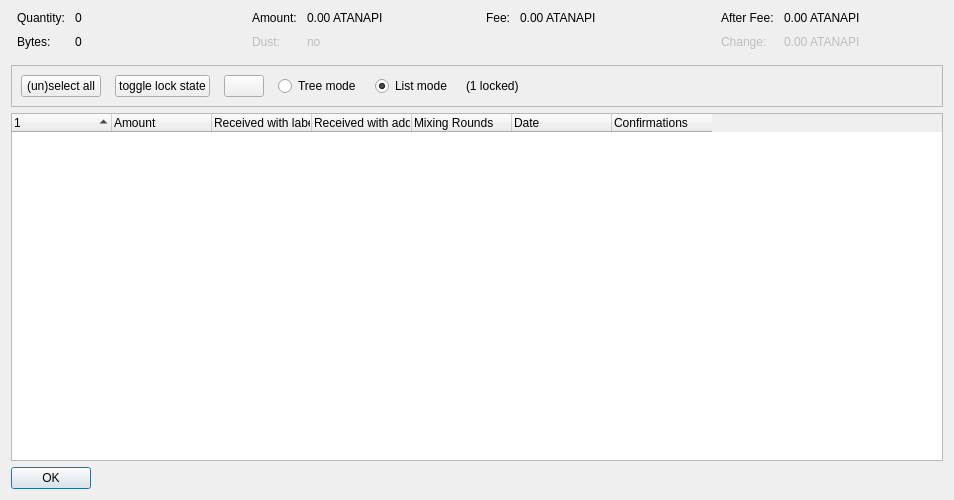
<?xml version="1.0" encoding="UTF-8"?>
<ui version="4.0">
 <class>CoinControlDialog</class>
 <widget class="QDialog" name="CoinControlDialog">
  <property name="geometry">
   <rect>
    <x>0</x>
    <y>0</y>
    <width>954</width>
    <height>500</height>
   </rect>
  </property>
  <property name="windowTitle">
   <string>Coin Selection</string>
  </property>
  <layout class="QVBoxLayout" name="verticalLayout">
   <item>
    <layout class="QHBoxLayout" name="horizontalLayoutTop" stretch="0,0,0,0">
     <property name="topMargin">
      <number>0</number>
     </property>
     <property name="bottomMargin">
      <number>10</number>
     </property>
     <item>
      <layout class="QFormLayout" name="formLayoutCoinControl1">
       <property name="horizontalSpacing">
        <number>10</number>
       </property>
       <property name="verticalSpacing">
        <number>10</number>
       </property>
       <property name="leftMargin">
        <number>6</number>
       </property>
       <property name="rightMargin">
        <number>6</number>
       </property>
       <item row="0" column="0">
        <widget class="QLabel" name="labelCoinControlQuantityText">
         <property name="text">
          <string>Quantity:</string>
         </property>
        </widget>
       </item>
       <item row="0" column="1">
        <widget class="QLabel" name="labelCoinControlQuantity">
         <property name="cursor">
          <cursorShape>IBeamCursor</cursorShape>
         </property>
         <property name="contextMenuPolicy">
          <enum>Qt::ActionsContextMenu</enum>
         </property>
         <property name="text">
          <string notr="true">0</string>
         </property>
         <property name="textInteractionFlags">
          <set>Qt::LinksAccessibleByMouse|Qt::TextSelectableByKeyboard|Qt::TextSelectableByMouse</set>
         </property>
        </widget>
       </item>
       <item row="1" column="0">
        <widget class="QLabel" name="labelCoinControlBytesText">
         <property name="text">
          <string>Bytes:</string>
         </property>
        </widget>
       </item>
       <item row="1" column="1">
        <widget class="QLabel" name="labelCoinControlBytes">
         <property name="cursor">
          <cursorShape>IBeamCursor</cursorShape>
         </property>
         <property name="contextMenuPolicy">
          <enum>Qt::ActionsContextMenu</enum>
         </property>
         <property name="text">
          <string notr="true">0</string>
         </property>
         <property name="textInteractionFlags">
          <set>Qt::LinksAccessibleByMouse|Qt::TextSelectableByKeyboard|Qt::TextSelectableByMouse</set>
         </property>
        </widget>
       </item>
      </layout>
     </item>
     <item>
      <layout class="QFormLayout" name="formLayoutCoinControl2">
       <property name="horizontalSpacing">
        <number>10</number>
       </property>
       <property name="verticalSpacing">
        <number>10</number>
       </property>
       <property name="leftMargin">
        <number>6</number>
       </property>
       <property name="rightMargin">
        <number>6</number>
       </property>
       <item row="0" column="0">
        <widget class="QLabel" name="labelCoinControlAmountText">
         <property name="text">
          <string>Amount:</string>
         </property>
        </widget>
       </item>
       <item row="0" column="1">
        <widget class="QLabel" name="labelCoinControlAmount">
         <property name="cursor">
          <cursorShape>IBeamCursor</cursorShape>
         </property>
         <property name="contextMenuPolicy">
          <enum>Qt::ActionsContextMenu</enum>
         </property>
         <property name="text">
          <string notr="true">0.00 ATANAPI</string>
         </property>
         <property name="textInteractionFlags">
          <set>Qt::LinksAccessibleByMouse|Qt::TextSelectableByKeyboard|Qt::TextSelectableByMouse</set>
         </property>
        </widget>
       </item>
       <item row="1" column="0">
        <widget class="QLabel" name="labelCoinControlLowOutputText">
         <property name="enabled">
          <bool>false</bool>
         </property>
         <property name="text">
          <string>Dust:</string>
         </property>
        </widget>
       </item>
       <item row="1" column="1">
        <widget class="QLabel" name="labelCoinControlLowOutput">
         <property name="enabled">
          <bool>false</bool>
         </property>
         <property name="cursor">
          <cursorShape>IBeamCursor</cursorShape>
         </property>
         <property name="contextMenuPolicy">
          <enum>Qt::ActionsContextMenu</enum>
         </property>
         <property name="text">
          <string notr="true">no</string>
         </property>
         <property name="textInteractionFlags">
          <set>Qt::LinksAccessibleByMouse|Qt::TextSelectableByKeyboard|Qt::TextSelectableByMouse</set>
         </property>
        </widget>
       </item>
      </layout>
     </item>
     <item>
      <layout class="QFormLayout" name="formLayoutCoinControl3">
       <property name="horizontalSpacing">
        <number>10</number>
       </property>
       <property name="verticalSpacing">
        <number>10</number>
       </property>
       <property name="leftMargin">
        <number>6</number>
       </property>
       <property name="rightMargin">
        <number>6</number>
       </property>
       <item row="0" column="0">
        <widget class="QLabel" name="labelCoinControlFeeText">
         <property name="text">
          <string>Fee:</string>
         </property>
        </widget>
       </item>
       <item row="0" column="1">
        <widget class="QLabel" name="labelCoinControlFee">
         <property name="cursor">
          <cursorShape>IBeamCursor</cursorShape>
         </property>
         <property name="contextMenuPolicy">
          <enum>Qt::ActionsContextMenu</enum>
         </property>
         <property name="text">
          <string notr="true">0.00 ATANAPI</string>
         </property>
         <property name="textInteractionFlags">
          <set>Qt::LinksAccessibleByMouse|Qt::TextSelectableByKeyboard|Qt::TextSelectableByMouse</set>
         </property>
        </widget>
       </item>
      </layout>
     </item>
     <item>
      <layout class="QFormLayout" name="formLayoutCoinControl4">
       <property name="horizontalSpacing">
        <number>10</number>
       </property>
       <property name="verticalSpacing">
        <number>10</number>
       </property>
       <property name="leftMargin">
        <number>6</number>
       </property>
       <property name="rightMargin">
        <number>6</number>
       </property>
       <item row="0" column="0">
        <widget class="QLabel" name="labelCoinControlAfterFeeText">
         <property name="text">
          <string>After Fee:</string>
         </property>
        </widget>
       </item>
       <item row="0" column="1">
        <widget class="QLabel" name="labelCoinControlAfterFee">
         <property name="cursor">
          <cursorShape>IBeamCursor</cursorShape>
         </property>
         <property name="contextMenuPolicy">
          <enum>Qt::ActionsContextMenu</enum>
         </property>
         <property name="text">
          <string notr="true">0.00 ATANAPI</string>
         </property>
         <property name="textInteractionFlags">
          <set>Qt::LinksAccessibleByMouse|Qt::TextSelectableByKeyboard|Qt::TextSelectableByMouse</set>
         </property>
        </widget>
       </item>
       <item row="1" column="0">
        <widget class="QLabel" name="labelCoinControlChangeText">
         <property name="enabled">
          <bool>false</bool>
         </property>
         <property name="text">
          <string>Change:</string>
         </property>
        </widget>
       </item>
       <item row="1" column="1">
        <widget class="QLabel" name="labelCoinControlChange">
         <property name="enabled">
          <bool>false</bool>
         </property>
         <property name="cursor">
          <cursorShape>IBeamCursor</cursorShape>
         </property>
         <property name="contextMenuPolicy">
          <enum>Qt::ActionsContextMenu</enum>
         </property>
         <property name="text">
          <string notr="true">0.00 ATANAPI</string>
         </property>
         <property name="textInteractionFlags">
          <set>Qt::LinksAccessibleByMouse|Qt::TextSelectableByKeyboard|Qt::TextSelectableByMouse</set>
         </property>
        </widget>
       </item>
      </layout>
     </item>
    </layout>
   </item>
   <item>
    <widget class="QFrame" name="frame">
     <property name="minimumSize">
      <size>
       <width>0</width>
       <height>40</height>
      </size>
     </property>
     <property name="frameShape">
      <enum>QFrame::StyledPanel</enum>
     </property>
     <property name="frameShadow">
      <enum>QFrame::Sunken</enum>
     </property>
     <layout class="QHBoxLayout" name="horizontalLayout">
      <item>
       <layout class="QHBoxLayout" name="horizontalLayoutPanel" stretch="0,0,0,0,0,0,0">
        <property name="spacing">
         <number>14</number>
        </property>
        <item>
         <widget class="QPushButton" name="pushButtonSelectAll">
          <property name="sizePolicy">
           <sizepolicy hsizetype="Maximum" vsizetype="Fixed">
            <horstretch>0</horstretch>
            <verstretch>0</verstretch>
           </sizepolicy>
          </property>
          <property name="text">
           <string>(un)select all</string>
          </property>
          <property name="autoDefault">
           <bool>false</bool>
          </property>
         </widget>
        </item>
        <item>
         <widget class="QPushButton" name="pushButtonToggleLock">
          <property name="sizePolicy">
           <sizepolicy hsizetype="Maximum" vsizetype="Fixed">
            <horstretch>0</horstretch>
            <verstretch>0</verstretch>
           </sizepolicy>
          </property>
          <property name="text">
           <string>toggle lock state</string>
          </property>
          <property name="autoDefault">
           <bool>false</bool>
          </property>
         </widget>
        </item>
        <item>
         <widget class="QPushButton" name="hideButton">
          <property name="sizePolicy">
           <sizepolicy hsizetype="Maximum" vsizetype="Fixed">
            <horstretch>0</horstretch>
            <verstretch>0</verstretch>
           </sizepolicy>
          </property>
          <property name="text">
           <string/>
          </property>
          <property name="autoDefault">
           <bool>false</bool>
          </property>
         </widget>
        </item>
        <item>
         <widget class="QRadioButton" name="radioTreeMode">
          <property name="sizePolicy">
           <sizepolicy hsizetype="Maximum" vsizetype="Fixed">
            <horstretch>0</horstretch>
            <verstretch>0</verstretch>
           </sizepolicy>
          </property>
          <property name="text">
           <string>Tree mode</string>
          </property>
         </widget>
        </item>
        <item>
         <widget class="QRadioButton" name="radioListMode">
          <property name="sizePolicy">
           <sizepolicy hsizetype="Maximum" vsizetype="Fixed">
            <horstretch>0</horstretch>
            <verstretch>0</verstretch>
           </sizepolicy>
          </property>
          <property name="text">
           <string>List mode</string>
          </property>
          <property name="checked">
           <bool>true</bool>
          </property>
         </widget>
        </item>
        <item>
         <widget class="QLabel" name="labelLocked">
          <property name="text">
           <string>(1 locked)</string>
          </property>
         </widget>
        </item>
        <item>
         <spacer name="horizontalSpacer">
          <property name="orientation">
           <enum>Qt::Horizontal</enum>
          </property>
          <property name="sizeHint" stdset="0">
           <size>
            <width>40</width>
            <height>20</height>
           </size>
          </property>
         </spacer>
        </item>
       </layout>
      </item>
     </layout>
    </widget>
   </item>
   <item>
    <widget class="CoinControlTreeWidget" name="treeWidget">
     <property name="contextMenuPolicy">
      <enum>Qt::CustomContextMenu</enum>
     </property>
     <property name="sortingEnabled">
      <bool>false</bool>
     </property>
     <property name="columnCount">
      <number>7</number>
     </property>
     <attribute name="headerShowSortIndicator" stdset="0">
      <bool>true</bool>
     </attribute>
     <attribute name="headerStretchLastSection">
      <bool>false</bool>
     </attribute>
     <column>
      <property name="text">
       <string/>
      </property>
     </column>
     <column>
      <property name="text">
       <string>Amount</string>
      </property>
     </column>
     <column>
      <property name="text">
       <string>Received with label</string>
      </property>
     </column>
     <column>
      <property name="text">
       <string>Received with address</string>
      </property>
     </column>
     <column>
      <property name="text">
       <string>Mixing Rounds</string>
      </property>
     </column>
     <column>
      <property name="text">
       <string>Date</string>
      </property>
     </column>
     <column>
      <property name="text">
       <string>Confirmations</string>
      </property>
      <property name="toolTip">
       <string>Confirmed</string>
      </property>
     </column>
    </widget>
   </item>
   <item>
    <widget class="QDialogButtonBox" name="buttonBox">
     <property name="sizePolicy">
      <sizepolicy hsizetype="Maximum" vsizetype="Fixed">
       <horstretch>0</horstretch>
       <verstretch>0</verstretch>
      </sizepolicy>
     </property>
     <property name="orientation">
      <enum>Qt::Horizontal</enum>
     </property>
     <property name="standardButtons">
      <set>QDialogButtonBox::Ok</set>
     </property>
    </widget>
   </item>
  </layout>
 </widget>
 <customwidgets>
  <customwidget>
   <class>CoinControlTreeWidget</class>
   <extends>QTreeWidget</extends>
   <header>qt/coincontroltreewidget.h</header>
  </customwidget>
 </customwidgets>
 <resources/>
 <connections/>
</ui>
